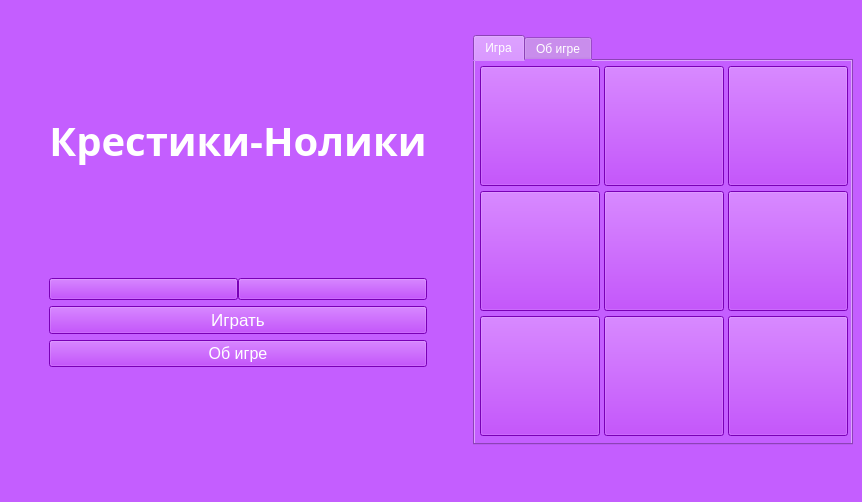
<?xml version="1.0" encoding="UTF-8"?>
<ui version="4.0">
 <class>MainWindow</class>
 <widget class="QMainWindow" name="MainWindow">
  <property name="geometry">
   <rect>
    <x>0</x>
    <y>0</y>
    <width>692</width>
    <height>502</height>
   </rect>
  </property>
  <property name="windowTitle">
   <string>TicTacToe</string>
  </property>
  <property name="windowIcon">
   <iconset resource="resurs.qrc">
    <normaloff>:/new/images/title_ico.png</normaloff>:/new/images/title_ico.png</iconset>
  </property>
  <property name="styleSheet">
   <string notr="true">background-color: rgb(196, 94, 255);</string>
  </property>
  <widget class="QWidget" name="centralwidget">
   <layout class="QHBoxLayout" name="horizontalLayout_2">
    <item>
     <spacer name="horizontalSpacer">
      <property name="orientation">
       <enum>Qt::Horizontal</enum>
      </property>
      <property name="sizeType">
       <enum>QSizePolicy::Fixed</enum>
      </property>
      <property name="sizeHint" stdset="0">
       <size>
        <width>40</width>
        <height>20</height>
       </size>
      </property>
     </spacer>
    </item>
    <item>
     <layout class="QVBoxLayout" name="verticalLayout">
      <item>
       <spacer name="verticalSpacer">
        <property name="orientation">
         <enum>Qt::Vertical</enum>
        </property>
        <property name="sizeHint" stdset="0">
         <size>
          <width>20</width>
          <height>40</height>
         </size>
        </property>
       </spacer>
      </item>
      <item>
       <widget class="QLabel" name="label">
        <property name="font">
         <font>
          <family>Bahnschrift Condensed</family>
          <pointsize>30</pointsize>
          <bold>true</bold>
         </font>
        </property>
        <property name="styleSheet">
         <string notr="true">color: rgb(255, 255, 255);</string>
        </property>
        <property name="text">
         <string>Крестики-Нолики</string>
        </property>
        <property name="alignment">
         <set>Qt::AlignCenter</set>
        </property>
       </widget>
      </item>
      <item>
       <spacer name="verticalSpacer_3">
        <property name="orientation">
         <enum>Qt::Vertical</enum>
        </property>
        <property name="sizeHint" stdset="0">
         <size>
          <width>20</width>
          <height>40</height>
         </size>
        </property>
       </spacer>
      </item>
      <item>
       <layout class="QHBoxLayout" name="horizontalLayout">
        <property name="spacing">
         <number>0</number>
        </property>
        <item>
         <widget class="QPushButton" name="crossButton">
          <property name="styleSheet">
           <string notr="true">background-color: rgb(170, 0, 255);</string>
          </property>
          <property name="text">
           <string/>
          </property>
          <property name="icon">
           <iconset resource="resurs.qrc">
            <normaloff>:/new/images/cross_small.png</normaloff>:/new/images/cross_small.png</iconset>
          </property>
          <property name="iconSize">
           <size>
            <width>20</width>
            <height>20</height>
           </size>
          </property>
         </widget>
        </item>
        <item>
         <widget class="QPushButton" name="zeroButton">
          <property name="styleSheet">
           <string notr="true">background-color: rgb(170, 0, 255);</string>
          </property>
          <property name="text">
           <string/>
          </property>
          <property name="icon">
           <iconset resource="resurs.qrc">
            <normaloff>:/new/images/zero_small.png</normaloff>:/new/images/zero_small.png</iconset>
          </property>
          <property name="iconSize">
           <size>
            <width>20</width>
            <height>20</height>
           </size>
          </property>
         </widget>
        </item>
       </layout>
      </item>
      <item>
       <widget class="QPushButton" name="startPlayingButton">
        <property name="font">
         <font>
          <pointsize>13</pointsize>
         </font>
        </property>
        <property name="styleSheet">
         <string notr="true">background-color: rgb(170, 0, 255);
color: rgb(255, 255, 255);</string>
        </property>
        <property name="text">
         <string>Играть</string>
        </property>
       </widget>
      </item>
      <item>
       <widget class="QPushButton" name="aboutGameButton">
        <property name="font">
         <font>
          <pointsize>12</pointsize>
         </font>
        </property>
        <property name="styleSheet">
         <string notr="true">background-color: rgb(170, 0, 255);
color: rgb(255, 255, 255);</string>
        </property>
        <property name="text">
         <string>Об игре</string>
        </property>
       </widget>
      </item>
      <item>
       <spacer name="verticalSpacer_2">
        <property name="orientation">
         <enum>Qt::Vertical</enum>
        </property>
        <property name="sizeHint" stdset="0">
         <size>
          <width>20</width>
          <height>40</height>
         </size>
        </property>
       </spacer>
      </item>
     </layout>
    </item>
    <item>
     <spacer name="horizontalSpacer_2">
      <property name="orientation">
       <enum>Qt::Horizontal</enum>
      </property>
      <property name="sizeType">
       <enum>QSizePolicy::Fixed</enum>
      </property>
      <property name="sizeHint" stdset="0">
       <size>
        <width>40</width>
        <height>20</height>
       </size>
      </property>
     </spacer>
    </item>
    <item>
     <widget class="QTabWidget" name="tabWidget">
      <property name="sizePolicy">
       <sizepolicy hsizetype="Fixed" vsizetype="Fixed">
        <horstretch>0</horstretch>
        <verstretch>0</verstretch>
       </sizepolicy>
      </property>
      <property name="minimumSize">
       <size>
        <width>380</width>
        <height>380</height>
       </size>
      </property>
      <property name="styleSheet">
       <string notr="true">color: rgb(255, 255, 255);</string>
      </property>
      <property name="currentIndex">
       <number>0</number>
      </property>
      <widget class="QWidget" name="tab">
       <attribute name="title">
        <string>Игра</string>
       </attribute>
       <layout class="QGridLayout" name="gridLayout">
        <property name="leftMargin">
         <number>5</number>
        </property>
        <property name="topMargin">
         <number>5</number>
        </property>
        <property name="rightMargin">
         <number>5</number>
        </property>
        <property name="bottomMargin">
         <number>5</number>
        </property>
        <property name="spacing">
         <number>5</number>
        </property>
        <item row="2" column="2">
         <widget class="QPushButton" name="pushButton_9">
          <property name="sizePolicy">
           <sizepolicy hsizetype="Fixed" vsizetype="Fixed">
            <horstretch>0</horstretch>
            <verstretch>0</verstretch>
           </sizepolicy>
          </property>
          <property name="minimumSize">
           <size>
            <width>120</width>
            <height>120</height>
           </size>
          </property>
          <property name="styleSheet">
           <string notr="true">background-color: rgb(170, 0, 255);</string>
          </property>
          <property name="text">
           <string/>
          </property>
         </widget>
        </item>
        <item row="0" column="2">
         <widget class="QPushButton" name="pushButton_3">
          <property name="sizePolicy">
           <sizepolicy hsizetype="Fixed" vsizetype="Fixed">
            <horstretch>0</horstretch>
            <verstretch>0</verstretch>
           </sizepolicy>
          </property>
          <property name="minimumSize">
           <size>
            <width>120</width>
            <height>120</height>
           </size>
          </property>
          <property name="styleSheet">
           <string notr="true">background-color: rgb(170, 0, 255);</string>
          </property>
          <property name="text">
           <string/>
          </property>
         </widget>
        </item>
        <item row="1" column="2">
         <widget class="QPushButton" name="pushButton_6">
          <property name="sizePolicy">
           <sizepolicy hsizetype="Fixed" vsizetype="Fixed">
            <horstretch>0</horstretch>
            <verstretch>0</verstretch>
           </sizepolicy>
          </property>
          <property name="minimumSize">
           <size>
            <width>120</width>
            <height>120</height>
           </size>
          </property>
          <property name="styleSheet">
           <string notr="true">background-color: rgb(170, 0, 255);</string>
          </property>
          <property name="text">
           <string/>
          </property>
         </widget>
        </item>
        <item row="0" column="0">
         <widget class="QPushButton" name="pushButton_1">
          <property name="sizePolicy">
           <sizepolicy hsizetype="Fixed" vsizetype="Fixed">
            <horstretch>0</horstretch>
            <verstretch>0</verstretch>
           </sizepolicy>
          </property>
          <property name="minimumSize">
           <size>
            <width>120</width>
            <height>120</height>
           </size>
          </property>
          <property name="styleSheet">
           <string notr="true">background-color: rgb(170, 0, 255);</string>
          </property>
          <property name="text">
           <string/>
          </property>
         </widget>
        </item>
        <item row="0" column="1">
         <widget class="QPushButton" name="pushButton_2">
          <property name="sizePolicy">
           <sizepolicy hsizetype="Fixed" vsizetype="Fixed">
            <horstretch>0</horstretch>
            <verstretch>0</verstretch>
           </sizepolicy>
          </property>
          <property name="minimumSize">
           <size>
            <width>120</width>
            <height>120</height>
           </size>
          </property>
          <property name="styleSheet">
           <string notr="true">background-color: rgb(170, 0, 255);</string>
          </property>
          <property name="text">
           <string/>
          </property>
         </widget>
        </item>
        <item row="2" column="1">
         <widget class="QPushButton" name="pushButton_8">
          <property name="sizePolicy">
           <sizepolicy hsizetype="Fixed" vsizetype="Fixed">
            <horstretch>0</horstretch>
            <verstretch>0</verstretch>
           </sizepolicy>
          </property>
          <property name="minimumSize">
           <size>
            <width>120</width>
            <height>120</height>
           </size>
          </property>
          <property name="styleSheet">
           <string notr="true">background-color: rgb(170, 0, 255);</string>
          </property>
          <property name="text">
           <string/>
          </property>
         </widget>
        </item>
        <item row="1" column="0">
         <widget class="QPushButton" name="pushButton_4">
          <property name="sizePolicy">
           <sizepolicy hsizetype="Fixed" vsizetype="Fixed">
            <horstretch>0</horstretch>
            <verstretch>0</verstretch>
           </sizepolicy>
          </property>
          <property name="minimumSize">
           <size>
            <width>120</width>
            <height>120</height>
           </size>
          </property>
          <property name="styleSheet">
           <string notr="true">background-color: rgb(170, 0, 255);</string>
          </property>
          <property name="text">
           <string/>
          </property>
         </widget>
        </item>
        <item row="2" column="0">
         <widget class="QPushButton" name="pushButton_7">
          <property name="sizePolicy">
           <sizepolicy hsizetype="Fixed" vsizetype="Fixed">
            <horstretch>0</horstretch>
            <verstretch>0</verstretch>
           </sizepolicy>
          </property>
          <property name="minimumSize">
           <size>
            <width>120</width>
            <height>120</height>
           </size>
          </property>
          <property name="styleSheet">
           <string notr="true">background-color: rgb(170, 0, 255);</string>
          </property>
          <property name="text">
           <string/>
          </property>
         </widget>
        </item>
        <item row="1" column="1">
         <widget class="QPushButton" name="pushButton_5">
          <property name="sizePolicy">
           <sizepolicy hsizetype="Fixed" vsizetype="Fixed">
            <horstretch>0</horstretch>
            <verstretch>0</verstretch>
           </sizepolicy>
          </property>
          <property name="minimumSize">
           <size>
            <width>120</width>
            <height>120</height>
           </size>
          </property>
          <property name="styleSheet">
           <string notr="true">background-color: rgb(170, 0, 255);</string>
          </property>
          <property name="text">
           <string/>
          </property>
         </widget>
        </item>
       </layout>
      </widget>
      <widget class="QWidget" name="tab_2">
       <attribute name="title">
        <string>Об игре</string>
       </attribute>
       <layout class="QVBoxLayout" name="verticalLayout_2">
        <item>
         <widget class="QLabel" name="aboutGameLabel">
          <property name="font">
           <font>
            <family>Agency FB</family>
            <pointsize>14</pointsize>
            <bold>false</bold>
           </font>
          </property>
          <property name="styleSheet">
           <string notr="true">color: rgb(255, 255, 255);</string>
          </property>
          <property name="text">
           <string>kdiruriur</string>
          </property>
          <property name="alignment">
           <set>Qt::AlignCenter</set>
          </property>
          <property name="wordWrap">
           <bool>true</bool>
          </property>
         </widget>
        </item>
       </layout>
      </widget>
     </widget>
    </item>
   </layout>
  </widget>
  <widget class="QMenuBar" name="menubar">
   <property name="geometry">
    <rect>
     <x>0</x>
     <y>0</y>
     <width>692</width>
     <height>17</height>
    </rect>
   </property>
  </widget>
  <widget class="QStatusBar" name="statusbar"/>
 </widget>
 <resources>
  <include location="resurs.qrc"/>
 </resources>
 <connections/>
</ui>
